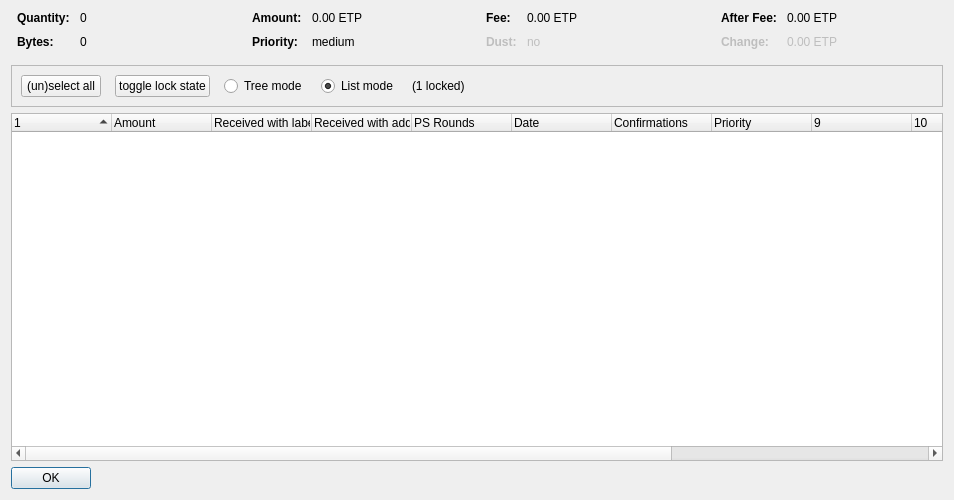
<?xml version="1.0" encoding="UTF-8"?>
<ui version="4.0">
 <class>CoinControlDialog</class>
 <widget class="QDialog" name="CoinControlDialog">
  <property name="geometry">
   <rect>
    <x>0</x>
    <y>0</y>
    <width>954</width>
    <height>500</height>
   </rect>
  </property>
  <property name="windowTitle">
   <string>Coin Selection</string>
  </property>
  <layout class="QVBoxLayout" name="verticalLayout">
   <item>
    <layout class="QHBoxLayout" name="horizontalLayoutTop" stretch="0,0,0,0">
     <property name="topMargin">
      <number>0</number>
     </property>
     <property name="bottomMargin">
      <number>10</number>
     </property>
     <item>
      <layout class="QFormLayout" name="formLayoutCoinControl1">
       <property name="horizontalSpacing">
        <number>10</number>
       </property>
       <property name="verticalSpacing">
        <number>10</number>
       </property>
       <property name="leftMargin">
        <number>6</number>
       </property>
       <property name="rightMargin">
        <number>6</number>
       </property>
       <item row="0" column="0">
        <widget class="QLabel" name="labelCoinControlQuantityText">
         <property name="font">
          <font>
           <weight>75</weight>
           <bold>true</bold>
          </font>
         </property>
         <property name="text">
          <string>Quantity:</string>
         </property>
        </widget>
       </item>
       <item row="0" column="1">
        <widget class="QLabel" name="labelCoinControlQuantity">
         <property name="cursor">
          <cursorShape>IBeamCursor</cursorShape>
         </property>
         <property name="contextMenuPolicy">
          <enum>Qt::ActionsContextMenu</enum>
         </property>
         <property name="text">
          <string notr="true">0</string>
         </property>
         <property name="textInteractionFlags">
          <set>Qt::LinksAccessibleByMouse|Qt::TextSelectableByKeyboard|Qt::TextSelectableByMouse</set>
         </property>
        </widget>
       </item>
       <item row="1" column="0">
        <widget class="QLabel" name="labelCoinControlBytesText">
         <property name="font">
          <font>
           <weight>75</weight>
           <bold>true</bold>
          </font>
         </property>
         <property name="text">
          <string>Bytes:</string>
         </property>
        </widget>
       </item>
       <item row="1" column="1">
        <widget class="QLabel" name="labelCoinControlBytes">
         <property name="cursor">
          <cursorShape>IBeamCursor</cursorShape>
         </property>
         <property name="contextMenuPolicy">
          <enum>Qt::ActionsContextMenu</enum>
         </property>
         <property name="text">
          <string notr="true">0</string>
         </property>
         <property name="textInteractionFlags">
          <set>Qt::LinksAccessibleByMouse|Qt::TextSelectableByKeyboard|Qt::TextSelectableByMouse</set>
         </property>
        </widget>
       </item>
      </layout>
     </item>
     <item>
      <layout class="QFormLayout" name="formLayoutCoinControl2">
       <property name="horizontalSpacing">
        <number>10</number>
       </property>
       <property name="verticalSpacing">
        <number>10</number>
       </property>
       <property name="leftMargin">
        <number>6</number>
       </property>
       <property name="rightMargin">
        <number>6</number>
       </property>
       <item row="0" column="0">
        <widget class="QLabel" name="labelCoinControlAmountText">
         <property name="font">
          <font>
           <weight>75</weight>
           <bold>true</bold>
          </font>
         </property>
         <property name="text">
          <string>Amount:</string>
         </property>
        </widget>
       </item>
       <item row="0" column="1">
        <widget class="QLabel" name="labelCoinControlAmount">
         <property name="cursor">
          <cursorShape>IBeamCursor</cursorShape>
         </property>
         <property name="contextMenuPolicy">
          <enum>Qt::ActionsContextMenu</enum>
         </property>
         <property name="text">
          <string notr="true">0.00 ETP</string>
         </property>
         <property name="textInteractionFlags">
          <set>Qt::LinksAccessibleByMouse|Qt::TextSelectableByKeyboard|Qt::TextSelectableByMouse</set>
         </property>
        </widget>
       </item>
       <item row="1" column="0">
        <widget class="QLabel" name="labelCoinControlPriorityText">
         <property name="font">
          <font>
           <weight>75</weight>
           <bold>true</bold>
          </font>
         </property>
         <property name="text">
          <string>Priority:</string>
         </property>
        </widget>
       </item>
       <item row="1" column="1">
        <widget class="QLabel" name="labelCoinControlPriority">
         <property name="cursor">
          <cursorShape>IBeamCursor</cursorShape>
         </property>
         <property name="contextMenuPolicy">
          <enum>Qt::ActionsContextMenu</enum>
         </property>
         <property name="text">
          <string>medium</string>
         </property>
         <property name="textInteractionFlags">
          <set>Qt::LinksAccessibleByMouse|Qt::TextSelectableByKeyboard|Qt::TextSelectableByMouse</set>
         </property>
        </widget>
       </item>
      </layout>
     </item>
     <item>
      <layout class="QFormLayout" name="formLayoutCoinControl3">
       <property name="horizontalSpacing">
        <number>10</number>
       </property>
       <property name="verticalSpacing">
        <number>10</number>
       </property>
       <property name="leftMargin">
        <number>6</number>
       </property>
       <property name="rightMargin">
        <number>6</number>
       </property>
       <item row="0" column="0">
        <widget class="QLabel" name="labelCoinControlFeeText">
         <property name="font">
          <font>
           <weight>75</weight>
           <bold>true</bold>
          </font>
         </property>
         <property name="text">
          <string>Fee:</string>
         </property>
        </widget>
       </item>
       <item row="0" column="1">
        <widget class="QLabel" name="labelCoinControlFee">
         <property name="cursor">
          <cursorShape>IBeamCursor</cursorShape>
         </property>
         <property name="contextMenuPolicy">
          <enum>Qt::ActionsContextMenu</enum>
         </property>
         <property name="text">
          <string notr="true">0.00 ETP</string>
         </property>
         <property name="textInteractionFlags">
          <set>Qt::LinksAccessibleByMouse|Qt::TextSelectableByKeyboard|Qt::TextSelectableByMouse</set>
         </property>
        </widget>
       </item>
       <item row="1" column="0">
        <widget class="QLabel" name="labelCoinControlLowOutputText">
         <property name="enabled">
          <bool>false</bool>
         </property>
         <property name="font">
          <font>
           <weight>75</weight>
           <bold>true</bold>
          </font>
         </property>
         <property name="text">
          <string>Dust:</string>
         </property>
        </widget>
       </item>
       <item row="1" column="1">
        <widget class="QLabel" name="labelCoinControlLowOutput">
         <property name="enabled">
          <bool>false</bool>
         </property>
         <property name="cursor">
          <cursorShape>IBeamCursor</cursorShape>
         </property>
         <property name="contextMenuPolicy">
          <enum>Qt::ActionsContextMenu</enum>
         </property>
         <property name="text">
          <string>no</string>
         </property>
         <property name="textInteractionFlags">
          <set>Qt::LinksAccessibleByMouse|Qt::TextSelectableByKeyboard|Qt::TextSelectableByMouse</set>
         </property>
        </widget>
       </item>
      </layout>
     </item>
     <item>
      <layout class="QFormLayout" name="formLayoutCoinControl4">
       <property name="horizontalSpacing">
        <number>10</number>
       </property>
       <property name="verticalSpacing">
        <number>10</number>
       </property>
       <property name="leftMargin">
        <number>6</number>
       </property>
       <property name="rightMargin">
        <number>6</number>
       </property>
       <item row="0" column="0">
        <widget class="QLabel" name="labelCoinControlAfterFeeText">
         <property name="font">
          <font>
           <weight>75</weight>
           <bold>true</bold>
          </font>
         </property>
         <property name="text">
          <string>After Fee:</string>
         </property>
        </widget>
       </item>
       <item row="0" column="1">
        <widget class="QLabel" name="labelCoinControlAfterFee">
         <property name="cursor">
          <cursorShape>IBeamCursor</cursorShape>
         </property>
         <property name="contextMenuPolicy">
          <enum>Qt::ActionsContextMenu</enum>
         </property>
         <property name="text">
          <string notr="true">0.00 ETP</string>
         </property>
         <property name="textInteractionFlags">
          <set>Qt::LinksAccessibleByMouse|Qt::TextSelectableByKeyboard|Qt::TextSelectableByMouse</set>
         </property>
        </widget>
       </item>
       <item row="1" column="0">
        <widget class="QLabel" name="labelCoinControlChangeText">
         <property name="enabled">
          <bool>false</bool>
         </property>
         <property name="font">
          <font>
           <weight>75</weight>
           <bold>true</bold>
          </font>
         </property>
         <property name="text">
          <string>Change:</string>
         </property>
        </widget>
       </item>
       <item row="1" column="1">
        <widget class="QLabel" name="labelCoinControlChange">
         <property name="enabled">
          <bool>false</bool>
         </property>
         <property name="cursor">
          <cursorShape>IBeamCursor</cursorShape>
         </property>
         <property name="contextMenuPolicy">
          <enum>Qt::ActionsContextMenu</enum>
         </property>
         <property name="text">
          <string notr="true">0.00 ETP</string>
         </property>
         <property name="textInteractionFlags">
          <set>Qt::LinksAccessibleByMouse|Qt::TextSelectableByKeyboard|Qt::TextSelectableByMouse</set>
         </property>
        </widget>
       </item>
      </layout>
     </item>
    </layout>
   </item>
   <item>
    <widget class="QFrame" name="frame">
     <property name="minimumSize">
      <size>
       <width>0</width>
       <height>40</height>
      </size>
     </property>
     <property name="frameShape">
      <enum>QFrame::StyledPanel</enum>
     </property>
     <property name="frameShadow">
      <enum>QFrame::Sunken</enum>
     </property>
     <layout class="QHBoxLayout" name="horizontalLayout">
      <item>
       <layout class="QHBoxLayout" name="horizontalLayoutPanel" stretch="0,0,0,0,0,0">
        <property name="spacing">
         <number>14</number>
        </property>
        <item>
         <widget class="QPushButton" name="pushButtonSelectAll">
          <property name="sizePolicy">
           <sizepolicy hsizetype="Maximum" vsizetype="Fixed">
            <horstretch>0</horstretch>
            <verstretch>0</verstretch>
           </sizepolicy>
          </property>
          <property name="text">
           <string>(un)select all</string>
          </property>
          <property name="autoDefault">
           <bool>false</bool>
          </property>
         </widget>
        </item>
        <item>
         <widget class="QPushButton" name="pushButtonToggleLock">
          <property name="sizePolicy">
           <sizepolicy hsizetype="Maximum" vsizetype="Fixed">
            <horstretch>0</horstretch>
            <verstretch>0</verstretch>
           </sizepolicy>
          </property>
          <property name="text">
           <string>toggle lock state</string>
          </property>
          <property name="autoDefault">
           <bool>false</bool>
          </property>
         </widget>
        </item>
        <item>
         <widget class="QRadioButton" name="radioTreeMode">
          <property name="sizePolicy">
           <sizepolicy hsizetype="Maximum" vsizetype="Fixed">
            <horstretch>0</horstretch>
            <verstretch>0</verstretch>
           </sizepolicy>
          </property>
          <property name="text">
           <string>Tree mode</string>
          </property>
         </widget>
        </item>
        <item>
         <widget class="QRadioButton" name="radioListMode">
          <property name="sizePolicy">
           <sizepolicy hsizetype="Maximum" vsizetype="Fixed">
            <horstretch>0</horstretch>
            <verstretch>0</verstretch>
           </sizepolicy>
          </property>
          <property name="text">
           <string>List mode</string>
          </property>
          <property name="checked">
           <bool>true</bool>
          </property>
         </widget>
        </item>
        <item>
         <widget class="QLabel" name="labelLocked">
          <property name="text">
           <string>(1 locked)</string>
          </property>
         </widget>
        </item>
        <item>
         <spacer name="horizontalSpacer">
          <property name="orientation">
           <enum>Qt::Horizontal</enum>
          </property>
          <property name="sizeHint" stdset="0">
           <size>
            <width>40</width>
            <height>20</height>
           </size>
          </property>
         </spacer>
        </item>
       </layout>
      </item>
     </layout>
    </widget>
   </item>
   <item>
    <widget class="CoinControlTreeWidget" name="treeWidget">
     <property name="contextMenuPolicy">
      <enum>Qt::CustomContextMenu</enum>
     </property>
     <property name="sortingEnabled">
      <bool>false</bool>
     </property>
     <property name="columnCount">
      <number>13</number>
     </property>
     <attribute name="headerShowSortIndicator" stdset="0">
      <bool>true</bool>
     </attribute>
     <attribute name="headerStretchLastSection">
      <bool>false</bool>
     </attribute>
     <column>
      <property name="text">
       <string/>
      </property>
     </column>
     <column>
      <property name="text">
       <string>Amount</string>
      </property>
     </column>
     <column>
      <property name="text">
       <string>Received with label</string>
      </property>
     </column>
     <column>
      <property name="text">
       <string>Received with address</string>
      </property>
     </column>
     <column>
      <property name="text">
       <string>PS Rounds</string>
      </property>
     </column>
     <column>
      <property name="text">
       <string>Date</string>
      </property>
     </column>
     <column>
      <property name="text">
       <string>Confirmations</string>
      </property>
      <property name="toolTip">
       <string>Confirmed</string>
      </property>
     </column>
     <column>
      <property name="text">
       <string>Priority</string>
      </property>
     </column>
     <column>
      <property name="text">
       <string/>
      </property>
     </column>
     <column>
      <property name="text">
       <string/>
      </property>
     </column>
     <column>
      <property name="text">
       <string/>
      </property>
     </column>
     <column>
      <property name="text">
       <string/>
      </property>
     </column>
     <column>
      <property name="text">
       <string/>
      </property>
     </column>
    </widget>
   </item>
   <item>
    <widget class="QDialogButtonBox" name="buttonBox">
     <property name="sizePolicy">
      <sizepolicy hsizetype="Maximum" vsizetype="Fixed">
       <horstretch>0</horstretch>
       <verstretch>0</verstretch>
      </sizepolicy>
     </property>
     <property name="orientation">
      <enum>Qt::Horizontal</enum>
     </property>
     <property name="standardButtons">
      <set>QDialogButtonBox::Ok</set>
     </property>
    </widget>
   </item>
  </layout>
 </widget>
 <customwidgets>
  <customwidget>
   <class>CoinControlTreeWidget</class>
   <extends>QTreeWidget</extends>
   <header>coincontroltreewidget.h</header>
  </customwidget>
 </customwidgets>
 <resources/>
 <connections/>
</ui>
